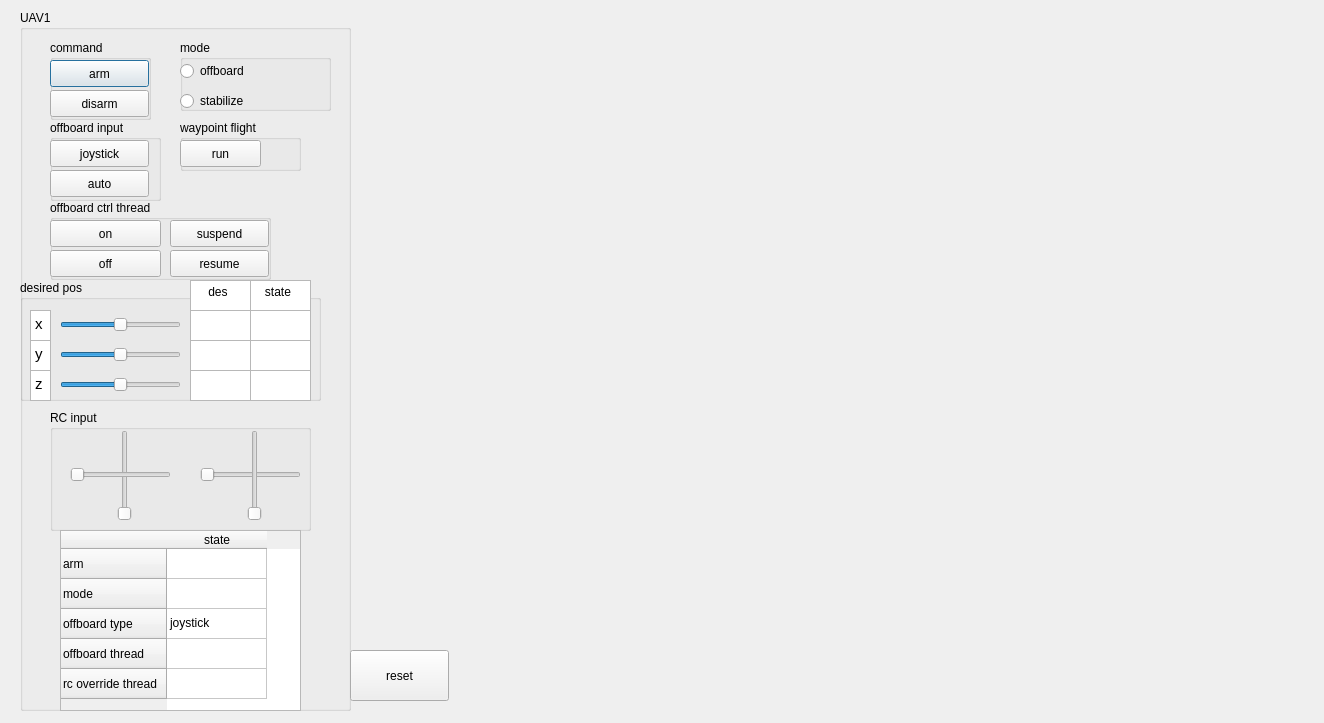
<?xml version="1.0" encoding="UTF-8"?>
<ui version="4.0">
 <class>Dialog</class>
 <widget class="QDialog" name="Dialog">
  <property name="geometry">
   <rect>
    <x>0</x>
    <y>0</y>
    <width>1324</width>
    <height>723</height>
   </rect>
  </property>
  <property name="windowTitle">
   <string>Dialog</string>
  </property>
  <widget class="QGroupBox" name="groupBox_4">
   <property name="geometry">
    <rect>
     <x>20</x>
     <y>10</y>
     <width>331</width>
     <height>701</height>
    </rect>
   </property>
   <property name="title">
    <string>UAV1</string>
   </property>
   <widget class="QGroupBox" name="groupBox_7">
    <property name="geometry">
     <rect>
      <x>0</x>
      <y>270</y>
      <width>301</width>
      <height>121</height>
     </rect>
    </property>
    <property name="title">
     <string>desired pos</string>
    </property>
    <widget class="QSlider" name="horizontalSlider_des_x_1">
     <property name="geometry">
      <rect>
       <x>40</x>
       <y>30</y>
       <width>121</width>
       <height>29</height>
      </rect>
     </property>
     <property name="minimum">
      <number>-20</number>
     </property>
     <property name="maximum">
      <number>20</number>
     </property>
     <property name="value">
      <number>0</number>
     </property>
     <property name="sliderPosition">
      <number>0</number>
     </property>
     <property name="orientation">
      <enum>Qt::Horizontal</enum>
     </property>
    </widget>
    <widget class="QSlider" name="horizontalSlider_des_y_1">
     <property name="geometry">
      <rect>
       <x>40</x>
       <y>60</y>
       <width>121</width>
       <height>29</height>
      </rect>
     </property>
     <property name="minimum">
      <number>-20</number>
     </property>
     <property name="maximum">
      <number>20</number>
     </property>
     <property name="value">
      <number>0</number>
     </property>
     <property name="orientation">
      <enum>Qt::Horizontal</enum>
     </property>
    </widget>
    <widget class="QSlider" name="horizontalSlider_des_z_1">
     <property name="geometry">
      <rect>
       <x>40</x>
       <y>90</y>
       <width>121</width>
       <height>29</height>
      </rect>
     </property>
     <property name="minimum">
      <number>-20</number>
     </property>
     <property name="maximum">
      <number>20</number>
     </property>
     <property name="value">
      <number>0</number>
     </property>
     <property name="orientation">
      <enum>Qt::Horizontal</enum>
     </property>
    </widget>
    <widget class="QTextEdit" name="textEdit">
     <property name="geometry">
      <rect>
       <x>10</x>
       <y>30</y>
       <width>21</width>
       <height>31</height>
      </rect>
     </property>
     <property name="html">
      <string>&lt;!DOCTYPE HTML PUBLIC &quot;-//W3C//DTD HTML 4.0//EN&quot; &quot;http://www.w3.org/TR/REC-html40/strict.dtd&quot;&gt;
&lt;html&gt;&lt;head&gt;&lt;meta name=&quot;qrichtext&quot; content=&quot;1&quot; /&gt;&lt;style type=&quot;text/css&quot;&gt;
p, li { white-space: pre-wrap; }
&lt;/style&gt;&lt;/head&gt;&lt;body style=&quot; font-family:'Ubuntu'; font-size:11pt; font-weight:400; font-style:normal;&quot;&gt;
&lt;p style=&quot; margin-top:0px; margin-bottom:0px; margin-left:0px; margin-right:0px; -qt-block-indent:0; text-indent:0px;&quot;&gt;x&lt;/p&gt;&lt;/body&gt;&lt;/html&gt;</string>
     </property>
    </widget>
    <widget class="QTextEdit" name="textEdit_2">
     <property name="geometry">
      <rect>
       <x>10</x>
       <y>60</y>
       <width>21</width>
       <height>31</height>
      </rect>
     </property>
     <property name="html">
      <string>&lt;!DOCTYPE HTML PUBLIC &quot;-//W3C//DTD HTML 4.0//EN&quot; &quot;http://www.w3.org/TR/REC-html40/strict.dtd&quot;&gt;
&lt;html&gt;&lt;head&gt;&lt;meta name=&quot;qrichtext&quot; content=&quot;1&quot; /&gt;&lt;style type=&quot;text/css&quot;&gt;
p, li { white-space: pre-wrap; }
&lt;/style&gt;&lt;/head&gt;&lt;body style=&quot; font-family:'Ubuntu'; font-size:11pt; font-weight:400; font-style:normal;&quot;&gt;
&lt;p style=&quot; margin-top:0px; margin-bottom:0px; margin-left:0px; margin-right:0px; -qt-block-indent:0; text-indent:0px;&quot;&gt;y&lt;/p&gt;&lt;/body&gt;&lt;/html&gt;</string>
     </property>
    </widget>
    <widget class="QTextEdit" name="textEdit_3">
     <property name="geometry">
      <rect>
       <x>10</x>
       <y>90</y>
       <width>21</width>
       <height>31</height>
      </rect>
     </property>
     <property name="html">
      <string>&lt;!DOCTYPE HTML PUBLIC &quot;-//W3C//DTD HTML 4.0//EN&quot; &quot;http://www.w3.org/TR/REC-html40/strict.dtd&quot;&gt;
&lt;html&gt;&lt;head&gt;&lt;meta name=&quot;qrichtext&quot; content=&quot;1&quot; /&gt;&lt;style type=&quot;text/css&quot;&gt;
p, li { white-space: pre-wrap; }
&lt;/style&gt;&lt;/head&gt;&lt;body style=&quot; font-family:'Ubuntu'; font-size:11pt; font-weight:400; font-style:normal;&quot;&gt;
&lt;p style=&quot; margin-top:0px; margin-bottom:0px; margin-left:0px; margin-right:0px; -qt-block-indent:0; text-indent:0px;&quot;&gt;z&lt;/p&gt;&lt;/body&gt;&lt;/html&gt;</string>
     </property>
    </widget>
    <widget class="QPlainTextEdit" name="plainTextEdit_des_z_1">
     <property name="geometry">
      <rect>
       <x>170</x>
       <y>90</y>
       <width>61</width>
       <height>31</height>
      </rect>
     </property>
     <property name="plainText">
      <string/>
     </property>
    </widget>
    <widget class="QPlainTextEdit" name="plainTextEdit_des_x_1">
     <property name="geometry">
      <rect>
       <x>170</x>
       <y>30</y>
       <width>61</width>
       <height>31</height>
      </rect>
     </property>
     <property name="verticalScrollBarPolicy">
      <enum>Qt::ScrollBarAsNeeded</enum>
     </property>
     <property name="horizontalScrollBarPolicy">
      <enum>Qt::ScrollBarAlwaysOff</enum>
     </property>
     <property name="plainText">
      <string/>
     </property>
    </widget>
    <widget class="QPlainTextEdit" name="plainTextEdit_des_y_1">
     <property name="geometry">
      <rect>
       <x>170</x>
       <y>60</y>
       <width>61</width>
       <height>31</height>
      </rect>
     </property>
     <property name="plainText">
      <string/>
     </property>
    </widget>
    <widget class="QPlainTextEdit" name="plainTextEdit_state_x_1">
     <property name="geometry">
      <rect>
       <x>230</x>
       <y>30</y>
       <width>61</width>
       <height>31</height>
      </rect>
     </property>
     <property name="verticalScrollBarPolicy">
      <enum>Qt::ScrollBarAsNeeded</enum>
     </property>
     <property name="horizontalScrollBarPolicy">
      <enum>Qt::ScrollBarAlwaysOff</enum>
     </property>
     <property name="plainText">
      <string/>
     </property>
    </widget>
    <widget class="QPlainTextEdit" name="plainTextEdit_state_y_1">
     <property name="geometry">
      <rect>
       <x>230</x>
       <y>60</y>
       <width>61</width>
       <height>31</height>
      </rect>
     </property>
     <property name="plainText">
      <string/>
     </property>
    </widget>
    <widget class="QPlainTextEdit" name="plainTextEdit_state_z_1">
     <property name="geometry">
      <rect>
       <x>230</x>
       <y>90</y>
       <width>61</width>
       <height>31</height>
      </rect>
     </property>
     <property name="plainText">
      <string/>
     </property>
    </widget>
    <widget class="QPlainTextEdit" name="plainTextEdit_des_x_6">
     <property name="geometry">
      <rect>
       <x>170</x>
       <y>0</y>
       <width>61</width>
       <height>31</height>
      </rect>
     </property>
     <property name="verticalScrollBarPolicy">
      <enum>Qt::ScrollBarAsNeeded</enum>
     </property>
     <property name="horizontalScrollBarPolicy">
      <enum>Qt::ScrollBarAlwaysOff</enum>
     </property>
     <property name="plainText">
      <string>    des</string>
     </property>
    </widget>
    <widget class="QPlainTextEdit" name="plainTextEdit_des_x_7">
     <property name="geometry">
      <rect>
       <x>230</x>
       <y>0</y>
       <width>61</width>
       <height>31</height>
      </rect>
     </property>
     <property name="verticalScrollBarPolicy">
      <enum>Qt::ScrollBarAsNeeded</enum>
     </property>
     <property name="horizontalScrollBarPolicy">
      <enum>Qt::ScrollBarAlwaysOff</enum>
     </property>
     <property name="plainText">
      <string>   state</string>
     </property>
    </widget>
   </widget>
   <widget class="QGroupBox" name="groupBox_2">
    <property name="geometry">
     <rect>
      <x>30</x>
      <y>400</y>
      <width>261</width>
      <height>121</height>
     </rect>
    </property>
    <property name="title">
     <string>RC input</string>
    </property>
    <widget class="QSlider" name="verticalSlider_pitch_1">
     <property name="geometry">
      <rect>
       <x>60</x>
       <y>20</y>
       <width>29</width>
       <height>91</height>
      </rect>
     </property>
     <property name="orientation">
      <enum>Qt::Vertical</enum>
     </property>
    </widget>
    <widget class="QSlider" name="horizontalSlider_roll_1">
     <property name="geometry">
      <rect>
       <x>150</x>
       <y>50</y>
       <width>101</width>
       <height>29</height>
      </rect>
     </property>
     <property name="orientation">
      <enum>Qt::Horizontal</enum>
     </property>
    </widget>
    <widget class="QSlider" name="verticalSlider_throttle_1">
     <property name="geometry">
      <rect>
       <x>190</x>
       <y>20</y>
       <width>29</width>
       <height>91</height>
      </rect>
     </property>
     <property name="orientation">
      <enum>Qt::Vertical</enum>
     </property>
    </widget>
    <widget class="QSlider" name="horizontalSlider_yaw_1">
     <property name="geometry">
      <rect>
       <x>20</x>
       <y>50</y>
       <width>101</width>
       <height>29</height>
      </rect>
     </property>
     <property name="orientation">
      <enum>Qt::Horizontal</enum>
     </property>
    </widget>
   </widget>
   <widget class="QGroupBox" name="groupBox_arm">
    <property name="geometry">
     <rect>
      <x>30</x>
      <y>30</y>
      <width>101</width>
      <height>80</height>
     </rect>
    </property>
    <property name="title">
     <string>command</string>
    </property>
    <widget class="QPushButton" name="pushButton_arm">
     <property name="geometry">
      <rect>
       <x>0</x>
       <y>20</y>
       <width>99</width>
       <height>27</height>
      </rect>
     </property>
     <property name="text">
      <string>arm</string>
     </property>
    </widget>
    <widget class="QPushButton" name="pushButton_disarm">
     <property name="geometry">
      <rect>
       <x>0</x>
       <y>50</y>
       <width>99</width>
       <height>27</height>
      </rect>
     </property>
     <property name="text">
      <string>disarm</string>
     </property>
    </widget>
   </widget>
   <widget class="QGroupBox" name="groupBox_3">
    <property name="geometry">
     <rect>
      <x>30</x>
      <y>190</y>
      <width>221</width>
      <height>80</height>
     </rect>
    </property>
    <property name="title">
     <string>offboard ctrl thread</string>
    </property>
    <widget class="QPushButton" name="pushButton">
     <property name="geometry">
      <rect>
       <x>0</x>
       <y>20</y>
       <width>111</width>
       <height>27</height>
      </rect>
     </property>
     <property name="text">
      <string>on</string>
     </property>
    </widget>
    <widget class="QPushButton" name="pushButton_2">
     <property name="geometry">
      <rect>
       <x>0</x>
       <y>50</y>
       <width>111</width>
       <height>27</height>
      </rect>
     </property>
     <property name="text">
      <string>off</string>
     </property>
    </widget>
    <widget class="QPushButton" name="pushButton_3">
     <property name="geometry">
      <rect>
       <x>120</x>
       <y>20</y>
       <width>99</width>
       <height>27</height>
      </rect>
     </property>
     <property name="text">
      <string>suspend</string>
     </property>
    </widget>
    <widget class="QPushButton" name="pushButton_4">
     <property name="geometry">
      <rect>
       <x>120</x>
       <y>50</y>
       <width>99</width>
       <height>27</height>
      </rect>
     </property>
     <property name="text">
      <string>resume</string>
     </property>
    </widget>
   </widget>
   <widget class="QTableWidget" name="tableWidget">
    <property name="geometry">
     <rect>
      <x>40</x>
      <y>520</y>
      <width>241</width>
      <height>181</height>
     </rect>
    </property>
    <row>
     <property name="text">
      <string>arm</string>
     </property>
    </row>
    <row>
     <property name="text">
      <string>mode</string>
     </property>
    </row>
    <row>
     <property name="text">
      <string>offboard type</string>
     </property>
    </row>
    <row>
     <property name="text">
      <string>offboard thread</string>
     </property>
    </row>
    <row>
     <property name="text">
      <string>rc override thread</string>
     </property>
    </row>
    <column>
     <property name="text">
      <string>state</string>
     </property>
    </column>
    <item row="1" column="0">
     <property name="text">
      <string/>
     </property>
    </item>
    <item row="2" column="0">
     <property name="text">
      <string>joystick</string>
     </property>
    </item>
   </widget>
   <widget class="QGroupBox" name="groupBox_8">
    <property name="geometry">
     <rect>
      <x>160</x>
      <y>110</y>
      <width>121</width>
      <height>51</height>
     </rect>
    </property>
    <property name="title">
     <string>waypoint flight</string>
    </property>
    <widget class="QPushButton" name="pushButton_11">
     <property name="geometry">
      <rect>
       <x>0</x>
       <y>20</y>
       <width>81</width>
       <height>27</height>
      </rect>
     </property>
     <property name="text">
      <string>run</string>
     </property>
    </widget>
   </widget>
   <widget class="QGroupBox" name="groupBox_6">
    <property name="geometry">
     <rect>
      <x>30</x>
      <y>110</y>
      <width>111</width>
      <height>81</height>
     </rect>
    </property>
    <property name="title">
     <string>offboard input</string>
    </property>
    <widget class="QPushButton" name="pushButton_9">
     <property name="geometry">
      <rect>
       <x>0</x>
       <y>20</y>
       <width>99</width>
       <height>27</height>
      </rect>
     </property>
     <property name="text">
      <string>joystick</string>
     </property>
    </widget>
    <widget class="QPushButton" name="pushButton_10">
     <property name="geometry">
      <rect>
       <x>0</x>
       <y>50</y>
       <width>99</width>
       <height>27</height>
      </rect>
     </property>
     <property name="text">
      <string>auto</string>
     </property>
    </widget>
   </widget>
   <widget class="QGroupBox" name="groupBox">
    <property name="geometry">
     <rect>
      <x>160</x>
      <y>30</y>
      <width>151</width>
      <height>71</height>
     </rect>
    </property>
    <property name="title">
     <string>mode</string>
    </property>
    <widget class="QRadioButton" name="radioButton_offboard">
     <property name="geometry">
      <rect>
       <x>0</x>
       <y>20</y>
       <width>117</width>
       <height>22</height>
      </rect>
     </property>
     <property name="text">
      <string>offboard</string>
     </property>
    </widget>
    <widget class="QRadioButton" name="radioButton_stabilize">
     <property name="geometry">
      <rect>
       <x>0</x>
       <y>50</y>
       <width>117</width>
       <height>22</height>
      </rect>
     </property>
     <property name="text">
      <string>stabilize</string>
     </property>
    </widget>
   </widget>
  </widget>
  <widget class="QPushButton" name="pushButton_12">
   <property name="geometry">
    <rect>
     <x>350</x>
     <y>650</y>
     <width>99</width>
     <height>51</height>
    </rect>
   </property>
   <property name="text">
    <string>reset</string>
   </property>
  </widget>
 </widget>
 <resources/>
 <connections>
  <connection>
   <sender>pushButton_arm</sender>
   <signal>clicked()</signal>
   <receiver>Dialog</receiver>
   <slot>slot1()</slot>
   <hints>
    <hint type="sourcelabel">
     <x>415</x>
     <y>76</y>
    </hint>
    <hint type="destinationlabel">
     <x>754</x>
     <y>425</y>
    </hint>
   </hints>
  </connection>
  <connection>
   <sender>pushButton_disarm</sender>
   <signal>clicked()</signal>
   <receiver>Dialog</receiver>
   <slot>slot2()</slot>
   <hints>
    <hint type="sourcelabel">
     <x>418</x>
     <y>102</y>
    </hint>
    <hint type="destinationlabel">
     <x>757</x>
     <y>454</y>
    </hint>
   </hints>
  </connection>
  <connection>
   <sender>radioButton_offboard</sender>
   <signal>clicked()</signal>
   <receiver>Dialog</receiver>
   <slot>slot3()</slot>
   <hints>
    <hint type="sourcelabel">
     <x>440</x>
     <y>74</y>
    </hint>
    <hint type="destinationlabel">
     <x>637</x>
     <y>66</y>
    </hint>
   </hints>
  </connection>
  <connection>
   <sender>radioButton_stabilize</sender>
   <signal>clicked()</signal>
   <receiver>Dialog</receiver>
   <slot>slot4()</slot>
   <hints>
    <hint type="sourcelabel">
     <x>550</x>
     <y>79</y>
    </hint>
    <hint type="destinationlabel">
     <x>781</x>
     <y>67</y>
    </hint>
   </hints>
  </connection>
  <connection>
   <sender>pushButton</sender>
   <signal>clicked()</signal>
   <receiver>Dialog</receiver>
   <slot>slot5()</slot>
   <hints>
    <hint type="sourcelabel">
     <x>320</x>
     <y>257</y>
    </hint>
    <hint type="destinationlabel">
     <x>814</x>
     <y>428</y>
    </hint>
   </hints>
  </connection>
  <connection>
   <sender>pushButton_2</sender>
   <signal>clicked()</signal>
   <receiver>Dialog</receiver>
   <slot>slot6()</slot>
   <hints>
    <hint type="sourcelabel">
     <x>320</x>
     <y>280</y>
    </hint>
    <hint type="destinationlabel">
     <x>814</x>
     <y>456</y>
    </hint>
   </hints>
  </connection>
  <connection>
   <sender>pushButton_3</sender>
   <signal>clicked()</signal>
   <receiver>Dialog</receiver>
   <slot>slot7()</slot>
   <hints>
    <hint type="sourcelabel">
     <x>440</x>
     <y>249</y>
    </hint>
    <hint type="destinationlabel">
     <x>814</x>
     <y>381</y>
    </hint>
   </hints>
  </connection>
  <connection>
   <sender>pushButton_4</sender>
   <signal>clicked()</signal>
   <receiver>Dialog</receiver>
   <slot>slot8()</slot>
   <hints>
    <hint type="sourcelabel">
     <x>440</x>
     <y>279</y>
    </hint>
    <hint type="destinationlabel">
     <x>814</x>
     <y>413</y>
    </hint>
   </hints>
  </connection>
  <connection>
   <sender>pushButton_9</sender>
   <signal>clicked()</signal>
   <receiver>Dialog</receiver>
   <slot>slot13()</slot>
   <hints>
    <hint type="sourcelabel">
     <x>320</x>
     <y>156</y>
    </hint>
    <hint type="destinationlabel">
     <x>492</x>
     <y>311</y>
    </hint>
   </hints>
  </connection>
  <connection>
   <sender>pushButton_10</sender>
   <signal>clicked()</signal>
   <receiver>Dialog</receiver>
   <slot>slot14()</slot>
   <hints>
    <hint type="sourcelabel">
     <x>320</x>
     <y>197</y>
    </hint>
    <hint type="destinationlabel">
     <x>519</x>
     <y>434</y>
    </hint>
   </hints>
  </connection>
  <connection>
   <sender>horizontalSlider_des_x_1</sender>
   <signal>sliderMoved(int)</signal>
   <receiver>Dialog</receiver>
   <slot>slot15()</slot>
   <hints>
    <hint type="sourcelabel">
     <x>517</x>
     <y>355</y>
    </hint>
    <hint type="destinationlabel">
     <x>581</x>
     <y>341</y>
    </hint>
   </hints>
  </connection>
  <connection>
   <sender>horizontalSlider_des_y_1</sender>
   <signal>sliderMoved(int)</signal>
   <receiver>Dialog</receiver>
   <slot>slot16()</slot>
   <hints>
    <hint type="sourcelabel">
     <x>515</x>
     <y>381</y>
    </hint>
    <hint type="destinationlabel">
     <x>620</x>
     <y>372</y>
    </hint>
   </hints>
  </connection>
  <connection>
   <sender>horizontalSlider_des_z_1</sender>
   <signal>sliderMoved(int)</signal>
   <receiver>Dialog</receiver>
   <slot>slot17()</slot>
   <hints>
    <hint type="sourcelabel">
     <x>513</x>
     <y>409</y>
    </hint>
    <hint type="destinationlabel">
     <x>621</x>
     <y>403</y>
    </hint>
   </hints>
  </connection>
  <connection>
   <sender>pushButton_11</sender>
   <signal>clicked()</signal>
   <receiver>Dialog</receiver>
   <slot>slot18()</slot>
   <hints>
    <hint type="sourcelabel">
     <x>519</x>
     <y>159</y>
    </hint>
    <hint type="destinationlabel">
     <x>616</x>
     <y>157</y>
    </hint>
   </hints>
  </connection>
  <connection>
   <sender>pushButton_12</sender>
   <signal>clicked()</signal>
   <receiver>Dialog</receiver>
   <slot>slot19()</slot>
   <hints>
    <hint type="sourcelabel">
     <x>1100</x>
     <y>280</y>
    </hint>
    <hint type="destinationlabel">
     <x>765</x>
     <y>496</y>
    </hint>
   </hints>
  </connection>
 </connections>
 <slots>
  <slot>slot1()</slot>
  <slot>slot2()</slot>
  <slot>slot3()</slot>
  <slot>slot4()</slot>
  <slot>slot5()</slot>
  <slot>slot6()</slot>
  <slot>slot7()</slot>
  <slot>slot8()</slot>
  <slot>slot9()</slot>
  <slot>slot10()</slot>
  <slot>slot11()</slot>
  <slot>slot12()</slot>
  <slot>slot13()</slot>
  <slot>slot14()</slot>
  <slot>slot15()</slot>
  <slot>slot16()</slot>
  <slot>slot17()</slot>
  <slot>slot18()</slot>
  <slot>slot19()</slot>
  <slot>slot21()</slot>
  <slot>slot22()</slot>
  <slot>slot23()</slot>
  <slot>slot24()</slot>
  <slot>slot25()</slot>
  <slot>slot26()</slot>
  <slot>slot27()</slot>
  <slot>slot28()</slot>
  <slot>slot29()</slot>
  <slot>slot30()</slot>
  <slot>slot31()</slot>
  <slot>slot32()</slot>
  <slot>slot33()</slot>
  <slot>slot34()</slot>
  <slot>slot41()</slot>
  <slot>slot42()</slot>
  <slot>slot43()</slot>
  <slot>slot44()</slot>
  <slot>slot45()</slot>
  <slot>slot46()</slot>
  <slot>slot47()</slot>
  <slot>slot48()</slot>
  <slot>slot49()</slot>
  <slot>slot50()</slot>
  <slot>slot51()</slot>
  <slot>slot52()</slot>
  <slot>slot53()</slot>
  <slot>slot54()</slot>
  <slot>slot501()</slot>
  <slot>slot502()</slot>
  <slot>slot503()</slot>
  <slot>slot504()</slot>
  <slot>slot505()</slot>
  <slot>slot506()</slot>
  <slot>slot507()</slot>
  <slot>slot508()</slot>
 </slots>
</ui>
